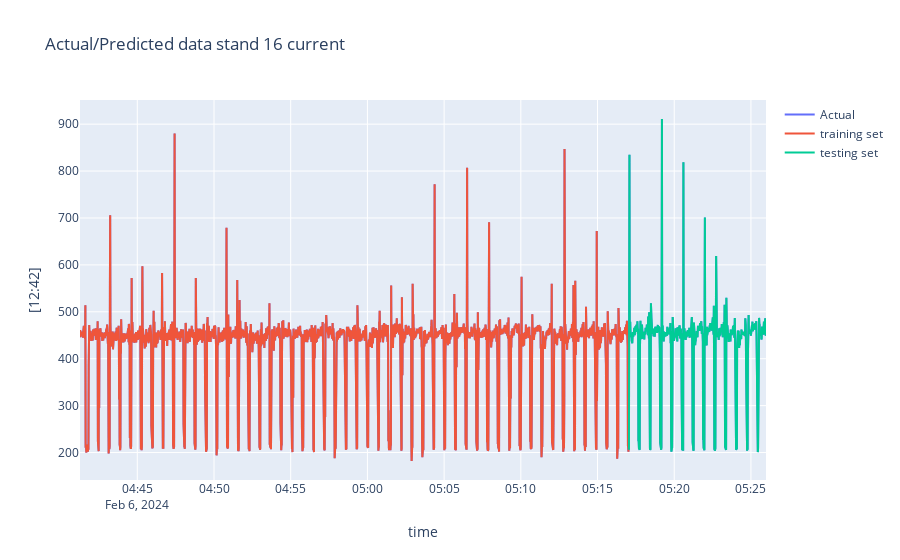

Here is the notebook cell this chart was saved with:
### Markdown cell above
##### Plotting training and testing set

### Code cell
fig = go.Figure()
fig.add_trace(go.Scatter(x=df[col].index,
                         y=df[col],
                         mode='lines',
                         name="Actual"))

fig.add_trace(go.Scatter(x=df[col].index,
                         y=df['train'],
                         mode='lines',
                         name="training set"))

fig.add_trace(go.Scatter(x=df[col].index,
                         y=df['test'],
                         mode='lines',
                         name="testing set"))

fig.update_layout(
    title=f'Actual/Predicted data stand 16 current',
    xaxis_title='time',
    yaxis_title='[12:42]',
    showlegend=True
)

fig.show()

### Figure 1 — Plotly figure (JSON) as saved in the notebook; plotly's stock layout.template omitted (floating-point values rounded to 4 significant figures; data arrays with more than 128 entries replaced by an {"elided": "..."} marker saying what was removed)
{"data": [{"mode": "lines", "name": "Actual", "type": "scatter", "x": {"elided": "2684 str values"}, "y": {"elided": "2684 int values"}}, {"mode": "lines", "name": "training set", "type": "scatter", "x": {"elided": "2684 str values"}, "y": {"elided": "2684 int values"}}, {"mode": "lines", "name": "testing set", "type": "scatter", "x": {"elided": "2684 str values"}, "y": {"elided": "2684 int values"}}], "layout": {"showlegend": true, "title": {"text": "Actual/Predicted data stand 16 current"}, "xaxis": {"title": {"text": "time"}}, "yaxis": {"title": {"text": "[12:42]"}}}}
